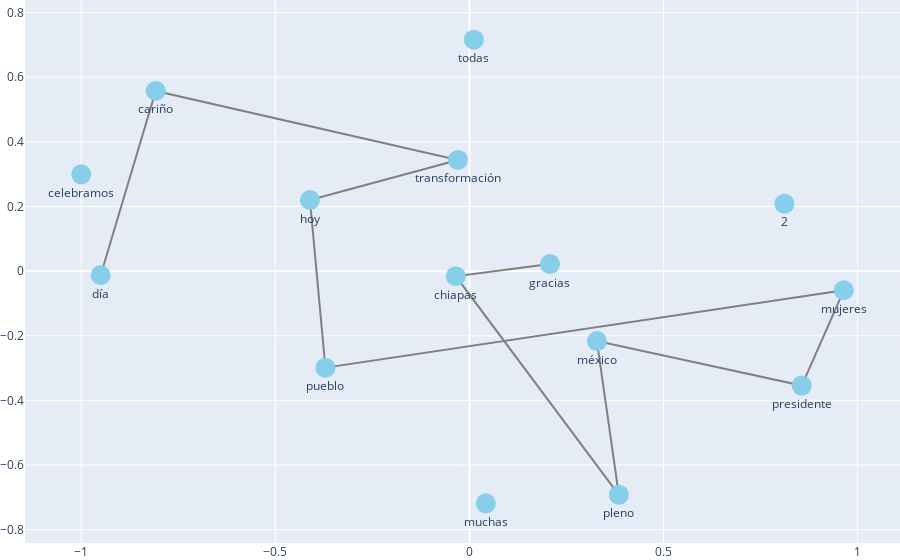

Notebook code cell kept with this figure:
### Code cell
import networkx as nx
import plotly.graph_objs as go
import matplotlib.pyplot as plt


# Crear un grafo de red
G = nx.Graph()

# Procesar los tópicos y sus palabras clave para identificar asociaciones
for topic_id, topic_words in topics:
    # Dividir las palabras clave en términos individuales
    terms = [term.split('*')[1].strip('"') for term in topic_words.split(' + ')]
    
    # Agregar una arista entre todos los términos del tópico
    for i in range(len(terms)):
        for j in range(i + 1, len(terms)):
            term1, term2 = terms[i], terms[j]
            G.add_edge(term1, term2, topic=topic_id)

# Posiciones de los nodos
pos = nx.spring_layout(G, k=0.3, iterations=50)

# Crear los nodos y bordes para Plotly
node_trace = go.Scatter(
    x=[pos[x][0] for x in G.nodes()],
    y=[pos[x][1] for x in G.nodes()],
    mode='markers+text',
    text=list(G.nodes()),
    textposition='bottom center',
    hoverinfo='text',
    marker=dict(
        showscale=False,
        size=20,
        color='skyblue'
    )
)

edge_trace = go.Scatter(
    x=[pos[x[0]][0] for x in G.edges()],
    y=[pos[x[0]][1] for x in G.edges()],
    line=dict(width=2, color='gray'),
    hoverinfo='none',
    mode='lines'
)

# Crear la figura de Plotly
fig_network = go.Figure(data=[edge_trace, node_trace],
                        layout=go.Layout(
                            showlegend=False,
                            hovermode='closest',
                            margin=dict(b=0, l=0, r=0, t=0)
                        ))

# Mostrar la figura de Plotly
fig_network.show()

### Figure 1 — Plotly figure (JSON) as saved in the notebook; plotly's stock layout.template omitted (floating-point values rounded to 4 significant figures)
{"data": [{"hoverinfo": "none", "line": {"color": "gray", "width": 2}, "mode": "lines", "type": "scatter", "x": [0.2073, 0.2073, 0.2073, 0.2073, 0.2073, 0.2073, 0.2073, -0.03526, -0.03526, -0.03526, -0.03526, -0.03526, -0.03526, -0.03526, -0.03526, -0.03526, -0.03526, -0.03526, -0.03526, -0.03526, 0.3847, 0.3847, 0.3283, 0.3283, 0.3283, 0.3283, 0.3283, 0.3283, 0.3283, 0.856, 0.856, 0.9641, -0.3711, -0.3711, -0.4109, -0.4109, -0.4109, -0.4109, -0.4109, -0.02968, -0.8082, -0.8082, -0.95], "y": [0.02186, 0.02186, 0.02186, 0.02186, 0.02186, 0.02186, 0.02186, -0.01575, -0.01575, -0.01575, -0.01575, -0.01575, -0.01575, -0.01575, -0.01575, -0.01575, -0.01575, -0.01575, -0.01575, -0.01575, -0.6924, -0.6924, -0.2165, -0.2165, -0.2165, -0.2165, -0.2165, -0.2165, -0.2165, -0.3541, -0.3541, -0.05932, -0.2989, -0.2989, 0.22, 0.22, 0.22, 0.22, 0.22, 0.3441, 0.5577, 0.5577, -0.01273]}, {"hoverinfo": "text", "marker": {"color": "skyblue", "showscale": false, "size": 20}, "mode": "markers+text", "text": ["gracias", "chiapas", "pleno", "méxico", "muchas", "presidente", "mujeres", "2", "pueblo", "hoy", "transformación", "todas", "cariño", "día", "celebramos"], "textposition": "bottom center", "type": "scatter", "x": [0.2073, -0.03526, 0.3847, 0.3283, 0.04223, 0.856, 0.9641, 0.8113, -0.3711, -0.4109, -0.02968, 0.01126, -0.8082, -0.95, -1], "y": [0.02186, -0.01575, -0.6924, -0.2165, -0.7187, -0.3541, -0.05932, 0.2088, -0.2989, 0.22, 0.3441, 0.7164, 0.5577, -0.01273, 0.2995]}], "layout": {"hovermode": "closest", "margin": {"b": 0, "l": 0, "r": 0, "t": 0}, "showlegend": false}}
